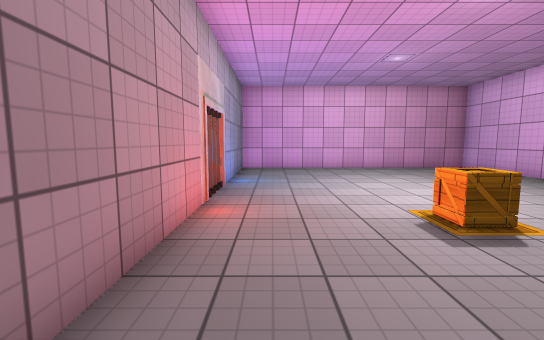
[1] (above)

12 first-person views from a walk through a scene from a Unity 3-D project. The camera is 1.3 m above the floor, tilts 6° down and sees 90° across. The floor is counted in squares, 1 m on a side. Each view is taken from the middle of a square. On the plan, view 1 faces up. The plan holds only what a view shows up to about 13 squares ahead; the rest is blank. The player is left out. Some surface patterns are stand-ins.

[2]
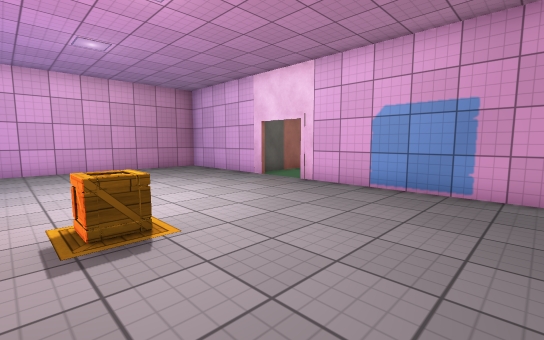

[3]
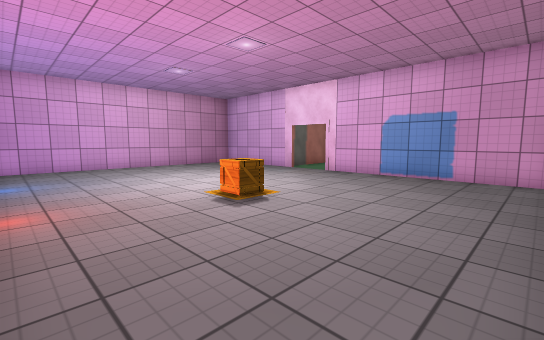

[4]
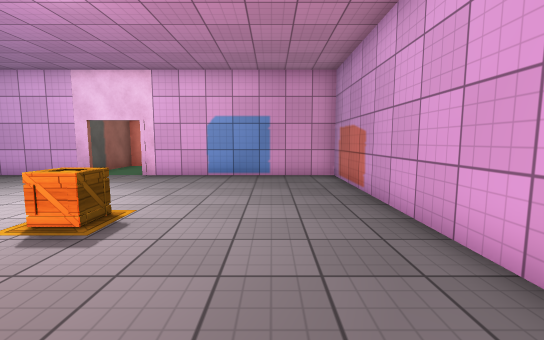

[5]
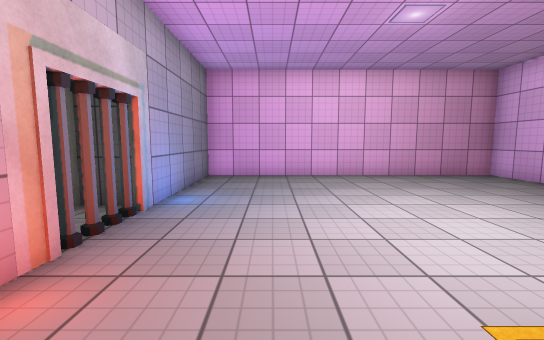

[6]
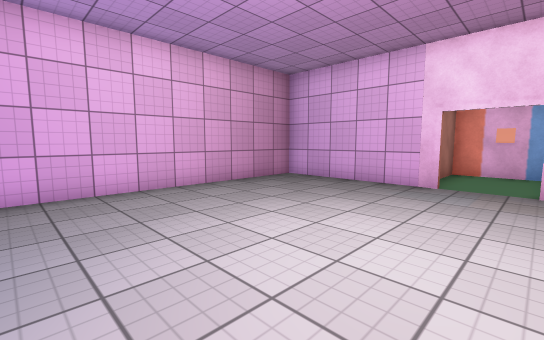

[7]
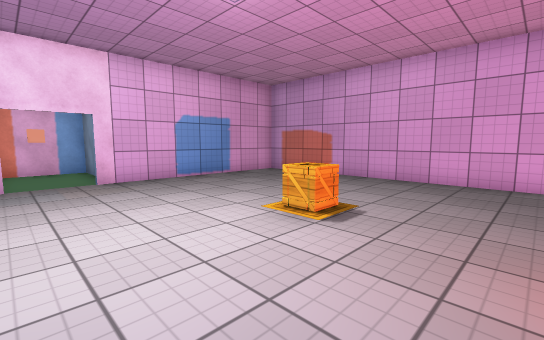

[8]
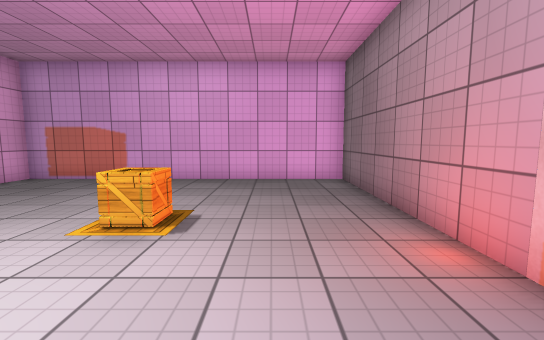

[9]
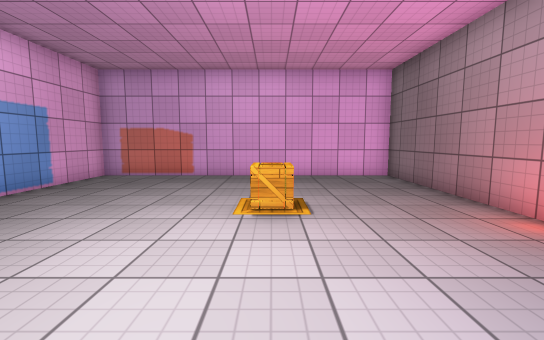

[10]
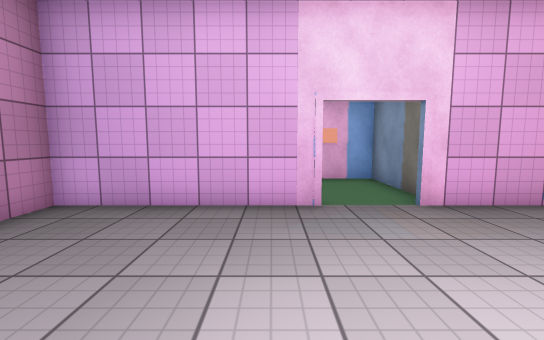

[11]
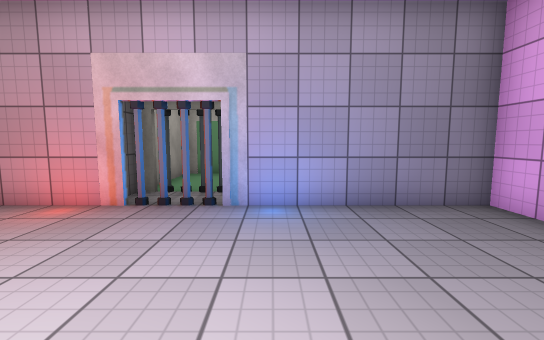

[12]
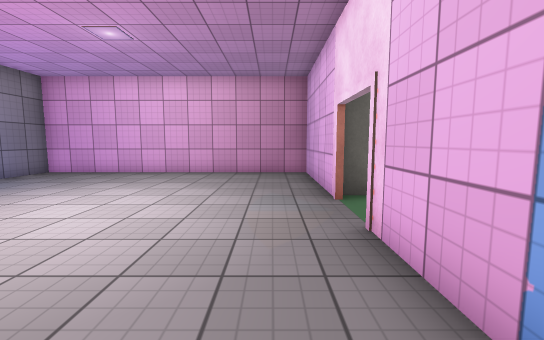

### Floor plan
Points are (right, up) in squares from view 1. A wall is a line through its corners. A room is listed if a view was taken in it or the views show most of it. See-through windows are left out.
Room 1 (views 1, 2, 3, 4, 5, 6, 7, 8, 9, 10, 11, 12)
walls: (-1.5, 5.6) (-1.5, -1.4) (9.5, -1.4) (9.5, 4.6); (9.5, 8.5) (9.5, 13.4) (-1.5, 13.4) (-1.5, 8.5)
ways out: opening at (9, 7)
objects: crate (3, 4)

Where each view was taken, in squares from view 1:
view 1: 0 up, 0 right, facing up
view 2: 0 up, 2 right, facing up-right
view 3: 1 down, 1 left, facing up-right
view 4: 1 up, 1 left, facing right
view 5: 3 up, 1 right, facing up
view 6: 6 up, 1 right, facing up-right
view 7: 8 up, 0 right, facing down-right
view 8: 8 up, 1 right, facing down
view 9: 9 up, 3 right, facing down
view 10: 9 up, 4 right, facing right
view 11: 9 up, 4 right, facing left
view 12: 2 up, 8 right, facing up
